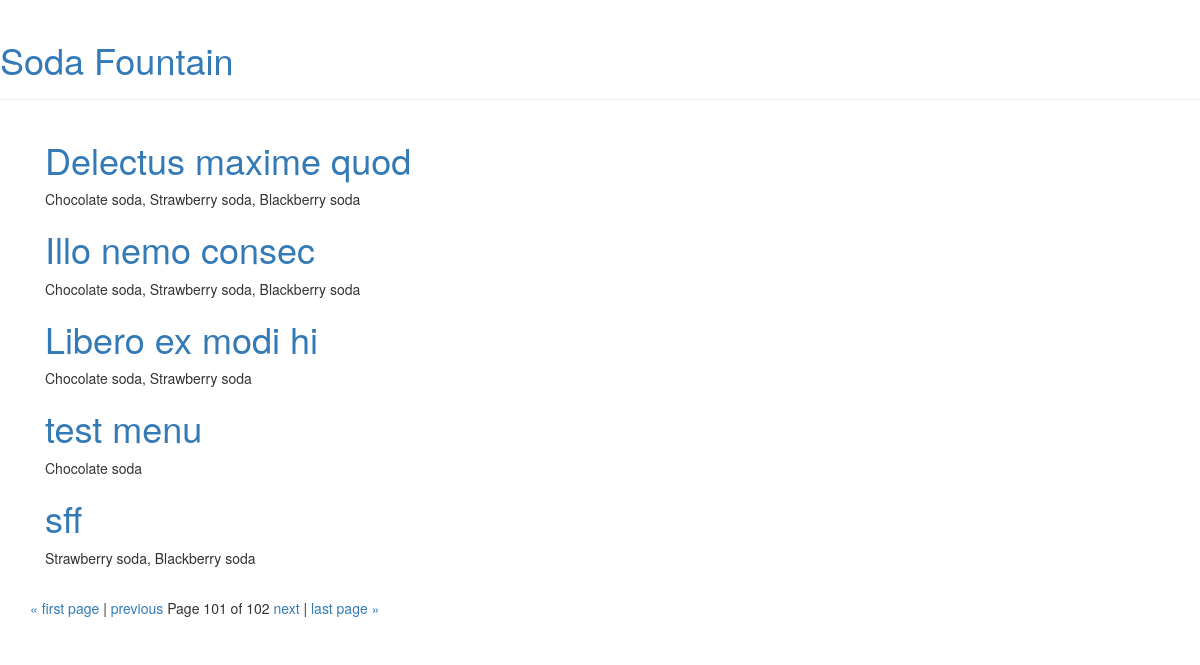
Page /?page=101 on the earlier database version.
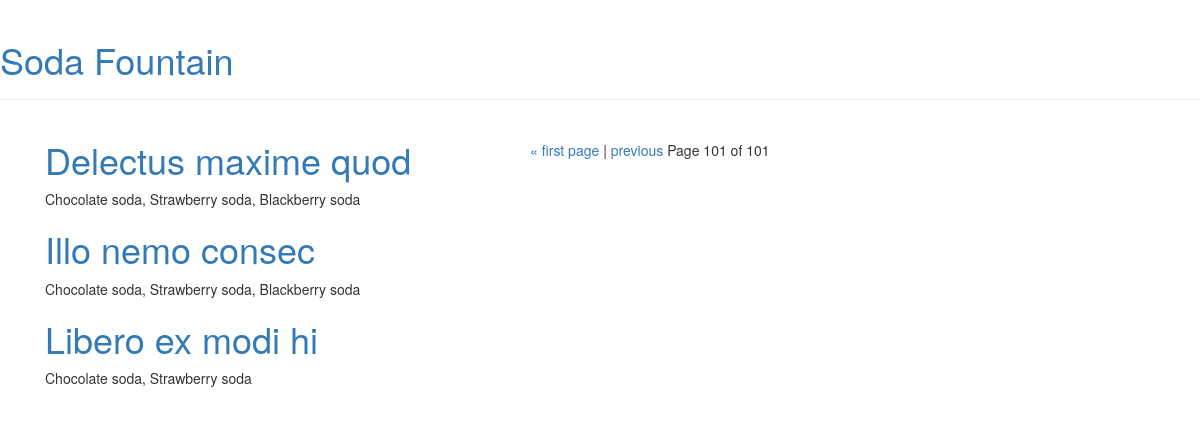
Same page on the later database version.
### menu/models.py (models this page shows, shortened)
class Menu(models.Model):
    season = models.CharField(max_length=20)
    items = models.ManyToManyField('Item', related_name='items')
    created_date = models.DateTimeField(
            default=timezone.now)
    expiration_date = models.DateTimeField(
            blank=True, null=True)

class Item(models.Model):
    name = models.CharField(max_length=200)
    description = models.TextField()
    chef = models.ForeignKey('auth.User', on_delete=models.CASCADE)
    created_date = models.DateTimeField(
            default=timezone.now)
    standard = models.BooleanField(default=False)
    ingredients = models.ManyToManyField('Ingredient')
    def __str__(self):
        return self.name

### menu/views.py (the view)
# urls.py: url(r'^$', views.menu_list, name='menu_list'),
def menu_list(request):
    menu = Menu.objects.all().prefetch_related('items')
    paginator = Paginator(menu, 5)
    page = request.GET.get('page')
    menus = paginator.get_page(page)
    return render(request, 'menu/list_all_current_menus.html',
                  {'menus': menus})

### menu/templates/menu/list_all_current_menus.html (shortened to what this page needs)
{% extends 'menu/layout.html' %}
{% block content %}
    <div class="col-md-8">
        <div class="post">
            {% for menu in menus %}
                <h1>
                    <a href="{% url 'menu:menu_detail' pk=menu.pk %}">{{ menu.season }}</a>
                </h1>
                <p>{{ menu.items.all|join:", "}}</p>
            {% endfor %}
        </div>
    </div>
    <div class="pagination">
        <span class="step-links">
            {% if menus.has_previous %}
                <a href="?page=1">&laquo; first page </a><span>|</span>
                <a href="?page={{ menus.previous_page_number }}">previous</a>
            {% endif %}
            <span class="current">
                Page {{ menus.number }} of {{ menus.paginator.num_pages }}
            </span>
            {% if menus.has_next %}
                <a href="?page={{ menus.next_page_number }}">next </a><span>|</span>
                <a href="?page={{ menus.paginator.num_pages }}">last page &raquo;</a>
            {% endif %}
        </span>
    </div>
{% endblock %}

### menu/templates/menu/layout.html (shortened to what this page needs)
<html>
    <head>
        <link rel="stylesheet" href="//maxcdn.bootstrapcdn.com/bootstrap/3.2.0/css/bootstrap.min.css">
        <link rel="stylesheet" href="//maxcdn.bootstrapcdn.com/bootstrap/3.2.0/css/bootstrap-theme.min.css">
    </head>
    <body>
        <div class="page-header">
            <h1><a href="/">Soda Fountain</a></h1>
        </div>
        <div class="content container">
            <div class="row">
                <div class="col-md-8">
                    {% block content %}{% endblock %}
                </div>
            </div>
        </div>
    </body>
</html>

Differences in the rows shown:
removed Menu: season "test menu", items.all "Chocolate soda"
removed Menu: season "sff", items.all "Strawberry soda, Blackberry soda"
Other differences:
{{ menus.paginator.num_pages }}: "102" → "101"
text no longer shown: "next | last page »"
